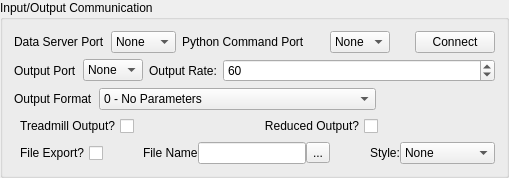
         <widget class="QGroupBox" name="groupBox_5">
          <property name="title">
           <string>Input/Output Communication</string>
          </property>
          <layout class="QVBoxLayout" name="verticalLayout_12">
           <item>
            <layout class="QHBoxLayout" name="horizontalLayout_69">
             <item>
              <layout class="QHBoxLayout" name="horizontalLayout_66">
               <item>
                <widget class="QLabel" name="label_39">
                 <property name="text">
                  <string>Data Server Port</string>
                 </property>
                </widget>
               </item>
               <item>
                <widget class="QComboBox" name="dataServerPortName">
                 <item>
                  <property name="text">
                   <string>None</string>
                  </property>
                 </item>
                </widget>
               </item>
              </layout>
             </item>
             <item>
              <layout class="QHBoxLayout" name="horizontalLayout_68">
               <property name="spacing">
                <number>25</number>
               </property>
               <property name="bottomMargin">
                <number>0</number>
               </property>
               <item>
                <widget class="QLabel" name="label_40">
                 <property name="text">
                  <string>Python Command Port</string>
                 </property>
                </widget>
               </item>
               <item>
                <widget class="QComboBox" name="commandPortName">
                 <item>
                  <property name="text">
                   <string>None</string>
                  </property>
                 </item>
                </widget>
               </item>
               <item>
                <widget class="QPushButton" name="commandConnectButton">
                 <property name="text">
                  <string>Connect</string>
                 </property>
                </widget>
               </item>
              </layout>
             </item>
            </layout>
           </item>
           <item>
            <layout class="QHBoxLayout" name="horizontalLayout_60">
             <item>
              <layout class="QHBoxLayout" name="horizontalLayout_43">
               <item>
                <widget class="QLabel" name="label_25">
                 <property name="text">
                  <string>Output Port</string>
                 </property>
                </widget>
               </item>
               <item>
                <widget class="QComboBox" name="outputPortName">
                 <item>
                  <property name="text">
                   <string>None</string>
                  </property>
                 </item>
                </widget>
               </item>
              </layout>
             </item>
             <item>
              <layout class="QHBoxLayout" name="horizontalLayout_54">
               <item>
                <widget class="QLabel" name="label_31">
                 <property name="text">
                  <string>Output Rate:</string>
                 </property>
                </widget>
               </item>
               <item>
                <widget class="QSpinBox" name="outputRateSpinBox">
                 <property name="sizePolicy">
                  <sizepolicy hsizetype="Expanding" vsizetype="Fixed">
                   <horstretch>0</horstretch>
                   <verstretch>0</verstretch>
                  </sizepolicy>
                 </property>
                 <property name="minimum">
                  <number>1</number>
                 </property>
                 <property name="maximum">
                  <number>1024</number>
                 </property>
                 <property name="singleStep">
                  <number>5</number>
                 </property>
                 <property name="value">
                  <number>60</number>
                 </property>
                </widget>
               </item>
              </layout>
             </item>
            </layout>
           </item>
           <item>
            <layout class="QHBoxLayout" name="horizontalLayout_72">
             <item>
              <widget class="QLabel" name="label_45">
               <property name="toolTip">
                <string>All formats have the form: time, x, y, z, speed, heading, format id, [parameters,] # of collisions, collision list</string>
               </property>
               <property name="text">
                <string>Output Format</string>
               </property>
              </widget>
             </item>
             <item>
              <widget class="QComboBox" name="outputFormatSelector">
               <property name="sizeAdjustPolicy">
                <enum>QComboBox::AdjustToContentsOnFirstShow</enum>
               </property>
               <item>
                <property name="text">
                 <string>0 - No Parameters</string>
                </property>
               </item>
               <item>
                <property name="text">
                 <string>1 - Ball Velocity, Ball Heading</string>
                </property>
               </item>
               <item>
                <property name="text">
                 <string>2 - Ball Velocity, Ball Roll, Ball Pitch, Ball Yaw</string>
                </property>
               </item>
              </widget>
             </item>
             <item>
              <spacer name="horizontalSpacer_33">
               <property name="orientation">
                <enum>Qt::Horizontal</enum>
               </property>
               <property name="sizeHint" stdset="0">
                <size>
                 <width>40</width>
                 <height>20</height>
                </size>
               </property>
              </spacer>
             </item>
            </layout>
           </item>
           <item>
            <layout class="QHBoxLayout" name="horizontalLayout_59">
             <item>
              <widget class="QCheckBox" name="treadmillOutputToggle">
               <property name="toolTip">
                <string>Include raw treadmill data in output stream?</string>
               </property>
               <property name="layoutDirection">
                <enum>Qt::RightToLeft</enum>
               </property>
               <property name="text">
                <string>Treadmill Output?</string>
               </property>
              </widget>
             </item>
             <item>
              <spacer name="horizontalSpacer_24">
               <property name="orientation">
                <enum>Qt::Horizontal</enum>
               </property>
               <property name="sizeHint" stdset="0">
                <size>
                 <width>40</width>
                 <height>20</height>
                </size>
               </property>
              </spacer>
             </item>
             <item>
              <widget class="QCheckBox" name="reducedOutputToggle">
               <property name="toolTip">
                <string>&lt;html&gt;&lt;head/&gt;&lt;body&gt;&lt;p&gt;Send reduced data to output stream (time, position, events). Does not affect data written to file if enabled.&lt;/p&gt;&lt;/body&gt;&lt;/html&gt;</string>
               </property>
               <property name="layoutDirection">
                <enum>Qt::RightToLeft</enum>
               </property>
               <property name="text">
                <string>Reduced Output?</string>
               </property>
              </widget>
             </item>
             <item>
              <spacer name="horizontalSpacer_25">
               <property name="orientation">
                <enum>Qt::Horizontal</enum>
               </property>
               <property name="sizeHint" stdset="0">
                <size>
                 <width>40</width>
                 <height>20</height>
                </size>
               </property>
              </spacer>
             </item>
            </layout>
           </item>
           <item>
            <layout class="QHBoxLayout" name="horizontalLayout_53">
             <property name="spacing">
              <number>0</number>
             </property>
             <item>
              <widget class="QCheckBox" name="fileExportToggle">
               <property name="toolTip">
                <string>Export full output data to file?</string>
               </property>
               <property name="layoutDirection">
                <enum>Qt::RightToLeft</enum>
               </property>
               <property name="text">
                <string>File Export?</string>
               </property>
              </widget>
             </item>
             <item>
              <spacer name="horizontalSpacer_20">
               <property name="orientation">
                <enum>Qt::Horizontal</enum>
               </property>
               <property name="sizeHint" stdset="0">
                <size>
                 <width>40</width>
                 <height>20</height>
                </size>
               </property>
              </spacer>
             </item>
             <item>
              <widget class="QLabel" name="label_17">
               <property name="text">
                <string>File Name</string>
               </property>
              </widget>
             </item>
             <item>
              <widget class="QLineEdit" name="exportFileNameBox"/>
             </item>
             <item>
              <widget class="QToolButton" name="exportFileNameSelector">
               <property name="text">
                <string>...</string>
               </property>
              </widget>
             </item>
             <item>
              <spacer name="horizontalSpacer_18">
               <property name="orientation">
                <enum>Qt::Horizontal</enum>
               </property>
               <property name="sizeHint" stdset="0">
                <size>
                 <width>40</width>
                 <height>20</height>
                </size>
               </property>
              </spacer>
             </item>
             <item>
              <widget class="QLabel" name="label_16">
               <property name="text">
                <string>Style:</string>
               </property>
              </widget>
             </item>
             <item>
              <widget class="QComboBox" name="exportFileNameStyle">
               <property name="toolTip">
                <string>Style for writing file:
None: one file overwritten on each connect
Counter: file name appended with counter, incremented on each connect/disconnect
TimeStamp: file name appended with time stamp on each connect/disconnect</string>
               </property>
               <item>
                <property name="text">
                 <string>None</string>
                </property>
               </item>
               <item>
                <property name="text">
                 <string>Counter</string>
                </property>
               </item>
               <item>
                <property name="text">
                 <string>Time Stamp</string>
                </property>
               </item>
              </widget>
             </item>
            </layout>
           </item>
          </layout>
         </widget>
